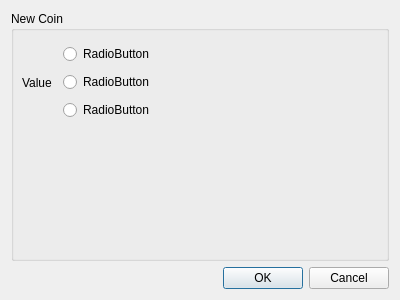
<ui version="4.0" >
 <class>newCoin_Dialog</class>
 <widget class="QDialog" name="newCoin_Dialog" >
  <property name="geometry" >
   <rect>
    <x>0</x>
    <y>0</y>
    <width>400</width>
    <height>300</height>
   </rect>
  </property>
  <property name="windowTitle" >
   <string>New Coin</string>
  </property>
  <layout class="QVBoxLayout" >
   <item>
    <widget class="QGroupBox" name="groupBox" >
     <property name="title" >
      <string>New Coin</string>
     </property>
     <widget class="QWidget" name="" >
      <property name="geometry" >
       <rect>
        <x>11</x>
        <y>31</y>
        <width>132</width>
        <height>82</height>
       </rect>
      </property>
      <layout class="QHBoxLayout" >
       <item>
        <widget class="QLabel" name="label" >
         <property name="text" >
          <string>Value</string>
         </property>
        </widget>
       </item>
       <item>
        <layout class="QVBoxLayout" >
         <item>
          <widget class="QRadioButton" name="radioButton" >
           <property name="text" >
            <string>RadioButton</string>
           </property>
          </widget>
         </item>
         <item>
          <widget class="QRadioButton" name="radioButton_2" >
           <property name="text" >
            <string>RadioButton</string>
           </property>
          </widget>
         </item>
         <item>
          <widget class="QRadioButton" name="radioButton_3" >
           <property name="text" >
            <string>RadioButton</string>
           </property>
          </widget>
         </item>
        </layout>
       </item>
      </layout>
     </widget>
    </widget>
   </item>
   <item>
    <widget class="QDialogButtonBox" name="buttonBox" >
     <property name="orientation" >
      <enum>Qt::Horizontal</enum>
     </property>
     <property name="standardButtons" >
      <set>QDialogButtonBox::Cancel|QDialogButtonBox::NoButton|QDialogButtonBox::Ok</set>
     </property>
    </widget>
   </item>
  </layout>
 </widget>
 <resources/>
 <connections>
  <connection>
   <sender>buttonBox</sender>
   <signal>accepted()</signal>
   <receiver>newCoin_Dialog</receiver>
   <slot>accept()</slot>
   <hints>
    <hint type="sourcelabel" >
     <x>248</x>
     <y>254</y>
    </hint>
    <hint type="destinationlabel" >
     <x>157</x>
     <y>274</y>
    </hint>
   </hints>
  </connection>
  <connection>
   <sender>buttonBox</sender>
   <signal>rejected()</signal>
   <receiver>newCoin_Dialog</receiver>
   <slot>reject()</slot>
   <hints>
    <hint type="sourcelabel" >
     <x>316</x>
     <y>260</y>
    </hint>
    <hint type="destinationlabel" >
     <x>286</x>
     <y>274</y>
    </hint>
   </hints>
  </connection>
 </connections>
</ui>
